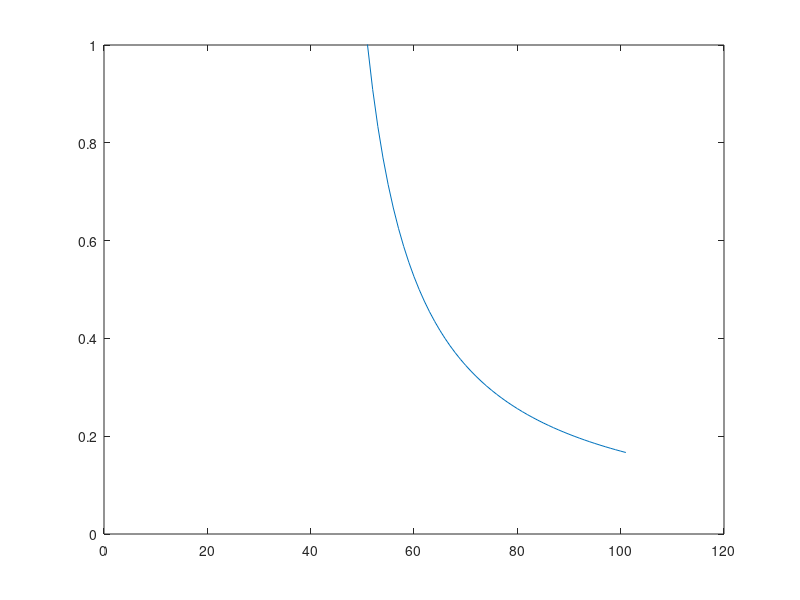

The MATLAB source for this figure:



%Cs = probability of colocalization given synapse
Cr=.4 %Probability of colocalization givin random
Co=.5 %Observed number of colocalizations
Cs=[0:.01:1]

S=(Co-Cr)./(Cs-Cr)
plot(S)
ylim([0 1])
